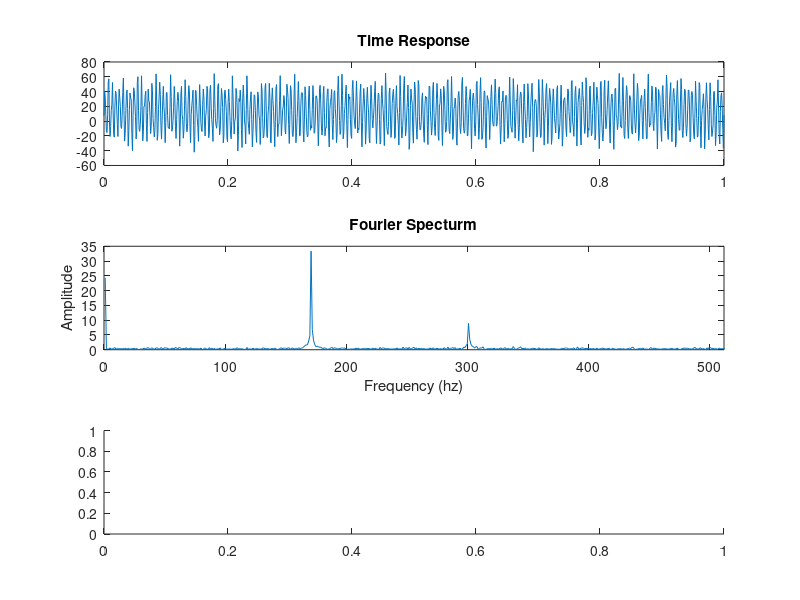

Write MATLAB code to recreate this figure. (Note: this script raises an error after producing the figure.)
%Time invarient singal of frequency 300hz and 450hz with noise
close all; clc; clear;
observe_time = 1;
sample_freq = 1024;
n_sample_pt = observe_time * sample_freq + 1;
time_line = linspace(0, 1, n_sample_pt);
dt = 1/sample_freq;
f1 = 300;
f2 = 170;
a1 = 10;
a2 = 35;
noise_level = 22;

signal = zeros([n_sample_pt, 1]);
for i = 1:n_sample_pt
    t = dt*(i-1);
    signal(i) = a1 * sin(2*pi*f1*t) + a2 * sin(2*pi*f2*t) + randi(noise_level);
end

figure;
subplot(3, 1, 1);
plot(time_line, signal);
title("Time Response");

subplot(3, 1, 2);
plot(abs(2*fft(signal)/n_sample_pt));
xlim([0, 512]);
title("Fourier Specturm");
ylabel("Amplitude")
xlabel("Frequency (hz)");

subplot(3, 1, 3);
spectrogram(signal, hann(128), [], [], sample_freq, "yaxis"); %not giving argument noverlap and f
title("Spectrogram")
ylabel("Frequency")
xlabel("Time (ms)")


